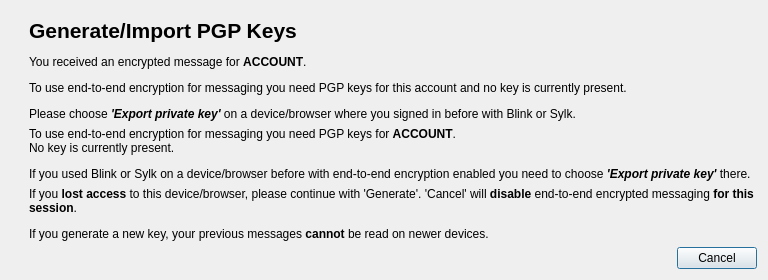
<?xml version="1.0" encoding="UTF-8"?>
<ui version="4.0">
 <class>generate_pgp_key_dialog</class>
 <widget class="QDialog" name="generate_pgp_key_dialog">
  <property name="geometry">
   <rect>
    <x>0</x>
    <y>0</y>
    <width>768</width>
    <height>280</height>
   </rect>
  </property>
  <property name="minimumSize">
   <size>
    <width>640</width>
    <height>280</height>
   </size>
  </property>
  <property name="maximumSize">
   <size>
    <width>16777215</width>
    <height>334</height>
   </size>
  </property>
  <property name="windowTitle">
   <string>Generate/Import PGP keys</string>
  </property>
  <layout class="QGridLayout" name="gridLayout">
   <item row="0" column="0">
    <layout class="QVBoxLayout" name="verticalLayout_2">
     <property name="leftMargin">
      <number>5</number>
     </property>
     <property name="topMargin">
      <number>5</number>
     </property>
     <item>
      <widget class="QLabel" name="label_4">
       <property name="text">
        <string/>
       </property>
       <property name="pixmap">
        <pixmap>icons/work/lock.svg</pixmap>
       </property>
      </widget>
     </item>
    </layout>
   </item>
   <item row="0" column="1">
    <layout class="QVBoxLayout" name="verticalLayout">
     <item>
      <widget class="QLabel" name="label_2">
       <property name="font">
        <font>
         <pointsize>16</pointsize>
         <weight>75</weight>
         <bold>true</bold>
        </font>
       </property>
       <property name="text">
        <string>Generate/Import PGP Keys</string>
       </property>
      </widget>
     </item>
     <item>
      <widget class="QLabel" name="key_present_label">
       <property name="enabled">
        <bool>true</bool>
       </property>
       <property name="minimumSize">
        <size>
         <width>0</width>
         <height>0</height>
        </size>
       </property>
       <property name="text">
        <string>&lt;html&gt;&lt;head/&gt;&lt;body&gt;&lt;p&gt;You received an encrypted message for &lt;span style=&quot; font-weight:600;&quot;&gt;ACCOUNT&lt;/span&gt;.&lt;/p&gt;&lt;p&gt;To use end-to-end encryption for messaging you need PGP keys for this account and no key is currently present.&lt;/p&gt;&lt;p&gt;Please choose &lt;span style=&quot; font-weight:600; font-style:italic;&quot;&gt;'Export private key'&lt;/span&gt; on a device/browser where you signed in before with Blink or Sylk.&lt;/p&gt;&lt;/body&gt;&lt;/html&gt;</string>
       </property>
      </widget>
     </item>
     <item>
      <widget class="QLabel" name="key_maybe_present_label">
       <property name="text">
        <string>&lt;html&gt;&lt;head/&gt;&lt;body&gt;&lt;p&gt;To use end-to-end encryption for messaging you need PGP keys for &lt;span style=&quot; font-weight:600;&quot;&gt;ACCOUNT&lt;/span&gt;.&lt;br/&gt;No key is currently present.&lt;/p&gt;&lt;p&gt;If you used Blink or Sylk on a device/browser before with end-to-end encryption enabled you need to choose &lt;span style=&quot; font-weight:600; font-style:italic;&quot;&gt;'Export private key'&lt;/span&gt; there.&lt;/p&gt;&lt;/body&gt;&lt;/html&gt;</string>
       </property>
       <property name="wordWrap">
        <bool>true</bool>
       </property>
      </widget>
     </item>
     <item>
      <widget class="QLabel" name="label_3">
       <property name="text">
        <string>&lt;html&gt;&lt;head/&gt;&lt;body&gt;&lt;p&gt;If you &lt;span style=&quot; font-weight:600;&quot;&gt;lost access&lt;/span&gt; to this device/browser, please continue with 'Generate'.  'Cancel' will &lt;span style=&quot; font-weight:600;&quot;&gt;disable&lt;/span&gt; end-to-end encrypted messaging &lt;span style=&quot; font-weight:600;&quot;&gt;for this session&lt;/span&gt;.&lt;/p&gt;&lt;p&gt;If you generate a new key, your previous messages &lt;span style=&quot; font-weight:600;&quot;&gt;cannot&lt;/span&gt; be read on newer devices.&lt;/p&gt;&lt;/body&gt;&lt;/html&gt;</string>
       </property>
       <property name="wordWrap">
        <bool>true</bool>
       </property>
      </widget>
     </item>
    </layout>
   </item>
   <item row="1" column="1">
    <layout class="QHBoxLayout" name="horizontalLayout">
     <item>
      <widget class="QDialogButtonBox" name="dialog_button_box">
       <property name="orientation">
        <enum>Qt::Horizontal</enum>
       </property>
       <property name="standardButtons">
        <set>QDialogButtonBox::Cancel</set>
       </property>
      </widget>
     </item>
    </layout>
   </item>
  </layout>
 </widget>
 <resources/>
 <connections>
  <connection>
   <sender>dialog_button_box</sender>
   <signal>accepted()</signal>
   <receiver>generate_pgp_key_dialog</receiver>
   <slot>accept()</slot>
   <hints>
    <hint type="sourcelabel">
     <x>248</x>
     <y>254</y>
    </hint>
    <hint type="destinationlabel">
     <x>157</x>
     <y>274</y>
    </hint>
   </hints>
  </connection>
  <connection>
   <sender>dialog_button_box</sender>
   <signal>rejected()</signal>
   <receiver>generate_pgp_key_dialog</receiver>
   <slot>reject()</slot>
   <hints>
    <hint type="sourcelabel">
     <x>316</x>
     <y>260</y>
    </hint>
    <hint type="destinationlabel">
     <x>286</x>
     <y>274</y>
    </hint>
   </hints>
  </connection>
 </connections>
</ui>
